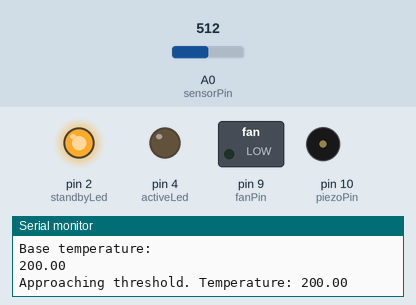
Bench run of a sketch on a simulated Arduino Uno, built with avr-gcc and run on an emulated ATmega328P. Parts: switched loads named in the sketch (green lamp = pin HIGH), output pins drawn as LEDs (lit = HIGH), buzzer (waves = sounding), the last lines printed to the serial monitor. Dashed ring = blinking. The test bench sets the inputs (shaded band); at power-on: A0 (sensorPin) = 512.

Above: at 1.4 s.
1.5 s: A0 (sensorPin) set to 523
At 2.9 s:
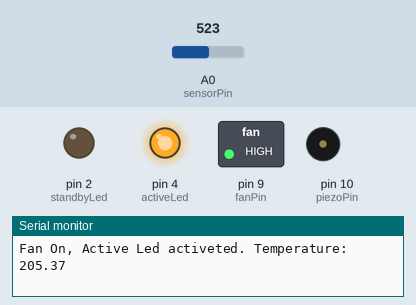
3.9 s: A0 (sensorPin) set to 511
At 4.3 s:
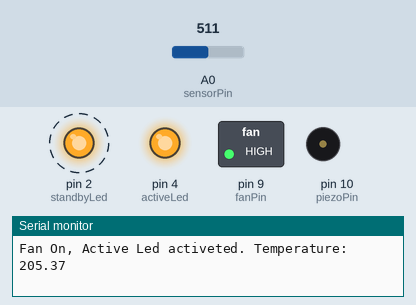
7.9 s: A0 (sensorPin) set to 716
At 8.7 s:
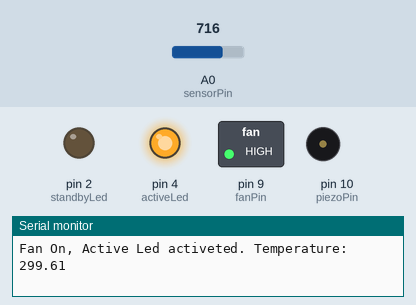
Timing chart, 0 to 10.9 s (numbered marks = the images above; inputs shaded):
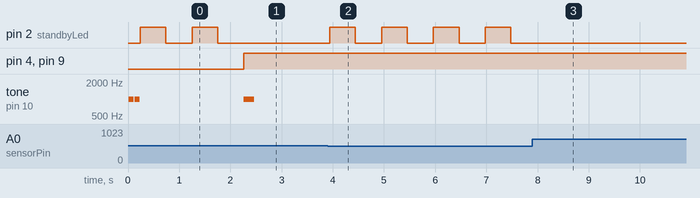

Measured:
- the behaviour switches between 513 and 514 on A0 (sensorPin) (found by bisection; images 0 and 1)
- after the input at 1.5 s, pin 2 (standbyLed): goes on until 1.8 s, then stays LOW; pin 4 (activeLed), pin 9 (fanPin): LOW → HIGH after 0.76 s; tone on pin 10 (piezoPin): silent → 1000 Hz after 0.76 s, → silent 0.20 s later
- after the input at 3.9 s, pin 2 (standbyLed): alternates HIGH for 0.50 s and LOW for 0.51 s, starting at once
- after the input at 7.9 s, pin 2 (standbyLed): stops changing and stays LOW

The sketch:

Smart_Fan_1.0.ino
```cpp
//A fan that activates or deactivates based on the reading
//from a temperature sensor
//Once the system starts, the first readings from the temperature
//sensor is initialized to the baseTemp the fan activate or the activate
//the temperature fall below or above that base temperature.

//Author: Hassan Y Jallow
//Email: assutech@gmail.com

const int activeLed = 4;//fan is on indicator
const int standbyLed = 2;//fan on standby indicator
const int fanPin = 9;
const int piezoPin = 10;
//sensor variables
const int sensorPin = A0;
float baseTemp = 0.0; //base line temperature
float voltage = 0.0;
float temperature = 0.0;
int sensorVal = 0;
bool fanOn = false;

void setup() {
  Serial.begin(9600);//begin communication with serial port
  pinMode(activeLed, OUTPUT);
  pinMode(standbyLed, OUTPUT);
  pinMode(fanPin, OUTPUT);

  baseTemp = getTemperature();
  Serial.println("Base temperature: ");
  Serial.println(baseTemp);
  doubleBeep(piezoPin, 1000, 100, 20);
}

void loop() {
  temperature = getTemperature();
  if (temperature < baseTemp-.50) {
    digitalWrite(activeLed, LOW);
    digitalWrite(fanPin, LOW);
    blinkLed(standbyLed, 500);
    if(fanOn) {
      beep(piezoPin, 1000, 800);
      fanOn = false;
    }
    Serial.print("Fan Off, Led Blinking. Temperature: ");
    Serial.print(temperature);
    Serial.println();
  } else if (temperature > baseTemp+.50){
    digitalWrite(activeLed, HIGH);
    digitalWrite(fanPin, HIGH);
    if(fanOn == false) {
      beep(piezoPin, 1000, 200);
      fanOn = true;
    }
    Serial.print("Fan On, Active Led activeted. Temperature: ");
    Serial.print(temperature);
    Serial.println();
  } else {
    blinkLed(standbyLed, 500);
    Serial.print("Approaching threshold. Temperature: ");
    Serial.print(temperature);
    Serial.println();
  }
}

//returns voltage f
float getVoltage() {
   int sensorVal = getSensorVal(sensorPin);
   return ((sensorVal / 1024.0) * 5.0);
}

//returns the temperature from a sensor
float getTemperature() {
   return ((getVoltage() - .5) * 100);
}

//reads from a sensor returns the read value
int getSensorVal(int pinNum) {
   int val = analogRead(pinNum);
   delay(10);//give the analog pin time to read
   return val;
}

/**
 * Blinks and LED
 * @param pin the led's pin
 * @param interval the interval between the blinks
 */
void blinkLed(int pin, int interval) {
  digitalWrite(pin, HIGH);
  delay(interval);
  digitalWrite(pin, LOW);
  delay(interval);
}

void beep(int pin, int freq, int duration) {
  tone(pin, freq);
  delay(duration);
  noTone(pin);
}

void doubleBeep(int pin, int freq, int beepDelay, int interval) {
  beep(piezoPin, freq, beepDelay);
  delay(interval);
  beep(piezoPin, freq, beepDelay);
}
```
